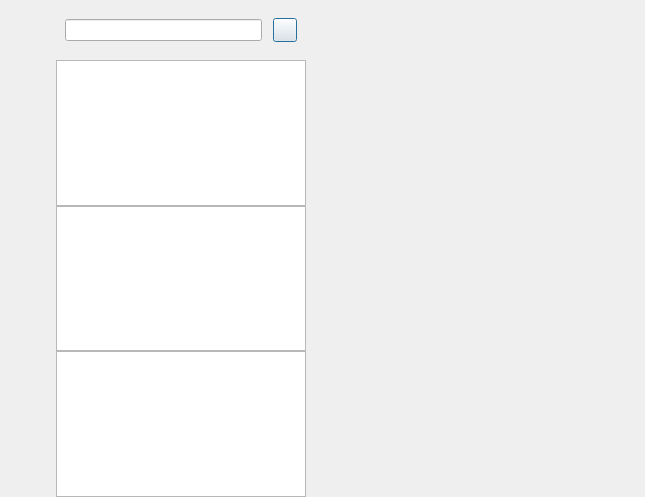
<?xml version="1.0" encoding="UTF-8"?>
<ui version="4.0">
 <class>ChatDialog</class>
 <widget class="QDialog" name="ChatDialog">
  <property name="geometry">
   <rect>
    <x>0</x>
    <y>0</y>
    <width>645</width>
    <height>497</height>
   </rect>
  </property>
  <property name="windowTitle">
   <string>Dialog</string>
  </property>
  <layout class="QHBoxLayout" name="horizontalLayout">
   <property name="spacing">
    <number>0</number>
   </property>
   <property name="leftMargin">
    <number>0</number>
   </property>
   <property name="topMargin">
    <number>0</number>
   </property>
   <property name="rightMargin">
    <number>0</number>
   </property>
   <property name="bottomMargin">
    <number>0</number>
   </property>
   <item>
    <widget class="QWidget" name="side_bar" native="true">
     <property name="sizePolicy">
      <sizepolicy hsizetype="Fixed" vsizetype="Expanding">
       <horstretch>0</horstretch>
       <verstretch>0</verstretch>
      </sizepolicy>
     </property>
     <property name="minimumSize">
      <size>
       <width>56</width>
       <height>0</height>
      </size>
     </property>
     <property name="maximumSize">
      <size>
       <width>56</width>
       <height>16777215</height>
      </size>
     </property>
     <layout class="QVBoxLayout" name="verticalLayout">
      <property name="leftMargin">
       <number>10</number>
      </property>
      <property name="topMargin">
       <number>30</number>
      </property>
      <property name="rightMargin">
       <number>0</number>
      </property>
      <property name="bottomMargin">
       <number>30</number>
      </property>
      <item>
       <widget class="QWidget" name="widget" native="true">
        <property name="minimumSize">
         <size>
          <width>0</width>
          <height>300</height>
         </size>
        </property>
        <layout class="QVBoxLayout" name="verticalLayout_3">
         <property name="spacing">
          <number>30</number>
         </property>
         <property name="leftMargin">
          <number>0</number>
         </property>
         <property name="topMargin">
          <number>0</number>
         </property>
         <property name="rightMargin">
          <number>0</number>
         </property>
         <property name="bottomMargin">
          <number>0</number>
         </property>
         <item>
          <widget class="QLabel" name="side_head_lb">
           <property name="minimumSize">
            <size>
             <width>35</width>
             <height>35</height>
            </size>
           </property>
           <property name="maximumSize">
            <size>
             <width>30</width>
             <height>30</height>
            </size>
           </property>
           <property name="text">
            <string/>
           </property>
           <property name="alignment">
            <set>Qt::AlignmentFlag::AlignCenter</set>
           </property>
          </widget>
         </item>
         <item>
          <widget class="StateWidget" name="side_chat_lb" native="true">
           <property name="minimumSize">
            <size>
             <width>30</width>
             <height>30</height>
            </size>
           </property>
           <property name="maximumSize">
            <size>
             <width>30</width>
             <height>30</height>
            </size>
           </property>
          </widget>
         </item>
         <item>
          <widget class="StateWidget" name="side_contact_lb" native="true">
           <property name="minimumSize">
            <size>
             <width>30</width>
             <height>30</height>
            </size>
           </property>
           <property name="maximumSize">
            <size>
             <width>30</width>
             <height>30</height>
            </size>
           </property>
          </widget>
         </item>
        </layout>
       </widget>
      </item>
      <item>
       <spacer name="verticalSpacer">
        <property name="orientation">
         <enum>Qt::Orientation::Vertical</enum>
        </property>
        <property name="sizeHint" stdset="0">
         <size>
          <width>20</width>
          <height>40</height>
         </size>
        </property>
       </spacer>
      </item>
     </layout>
    </widget>
   </item>
   <item>
    <widget class="QWidget" name="chat_user_wid" native="true">
     <property name="maximumSize">
      <size>
       <width>250</width>
       <height>16777215</height>
      </size>
     </property>
     <layout class="QVBoxLayout" name="verticalLayout_2">
      <property name="spacing">
       <number>0</number>
      </property>
      <property name="leftMargin">
       <number>0</number>
      </property>
      <property name="topMargin">
       <number>0</number>
      </property>
      <property name="rightMargin">
       <number>0</number>
      </property>
      <property name="bottomMargin">
       <number>0</number>
      </property>
      <item>
       <widget class="QWidget" name="search_wid" native="true">
        <property name="minimumSize">
         <size>
          <width>0</width>
          <height>60</height>
         </size>
        </property>
        <property name="maximumSize">
         <size>
          <width>16777215</width>
          <height>60</height>
         </size>
        </property>
        <layout class="QHBoxLayout" name="horizontalLayout_2">
         <item>
          <widget class="CustomizeEdit" name="search_edit"/>
         </item>
         <item>
          <spacer name="horizontalSpacer">
           <property name="orientation">
            <enum>Qt::Orientation::Horizontal</enum>
           </property>
           <property name="sizeType">
            <enum>QSizePolicy::Policy::Fixed</enum>
           </property>
           <property name="sizeHint" stdset="0">
            <size>
             <width>5</width>
             <height>20</height>
            </size>
           </property>
          </spacer>
         </item>
         <item>
          <widget class="ClickedBtn" name="search_btn">
           <property name="minimumSize">
            <size>
             <width>24</width>
             <height>24</height>
            </size>
           </property>
           <property name="maximumSize">
            <size>
             <width>24</width>
             <height>24</height>
            </size>
           </property>
           <property name="text">
            <string/>
           </property>
          </widget>
         </item>
        </layout>
       </widget>
      </item>
      <item>
       <widget class="ChatUserList" name="chat_user_list"/>
      </item>
      <item>
       <widget class="ContactUsertList" name="contact_list"/>
      </item>
      <item>
       <widget class="SearchList" name="search_list"/>
      </item>
     </layout>
    </widget>
   </item>
   <item>
    <widget class="QStackedWidget" name="stackedWidget">
     <property name="currentIndex">
      <number>1</number>
     </property>
     <widget class="ChatPage" name="chat_page"/>
     <widget class="ApplyFriendPage" name="friend_apply_page"/>
    </widget>
   </item>
  </layout>
 </widget>
 <customwidgets>
  <customwidget>
   <class>ClickedBtn</class>
   <extends>QPushButton</extends>
   <header location="global">clickedbtn.h</header>
  </customwidget>
  <customwidget>
   <class>CustomizeEdit</class>
   <extends>QLineEdit</extends>
   <header location="global">customizeedit.h</header>
  </customwidget>
  <customwidget>
   <class>ChatUserList</class>
   <extends>QListWidget</extends>
   <header location="global">chatuserlist.h</header>
  </customwidget>
  <customwidget>
   <class>ChatPage</class>
   <extends>QWidget</extends>
   <header>chatpage.h</header>
   <container>1</container>
  </customwidget>
  <customwidget>
   <class>StateWidget</class>
   <extends>QWidget</extends>
   <header location="global">statewidget.h</header>
   <container>1</container>
  </customwidget>
  <customwidget>
   <class>SearchList</class>
   <extends>QListWidget</extends>
   <header location="global">searchlist.h</header>
  </customwidget>
  <customwidget>
   <class>ContactUsertList</class>
   <extends>QListWidget</extends>
   <header location="global">contactusetlist.h</header>
  </customwidget>
  <customwidget>
   <class>ApplyFriendPage</class>
   <extends>QWidget</extends>
   <header location="global">applyfriendpage.h</header>
   <container>1</container>
  </customwidget>
 </customwidgets>
 <resources/>
 <connections/>
</ui>
